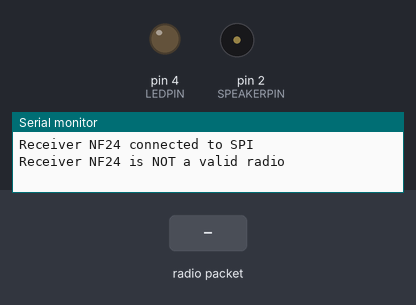
The sketch below on a simulated Arduino Uno, built with avr-gcc and run on an emulated ATmega328P. Shown: output pins drawn as LEDs (lit = HIGH), buzzer (waves = sounding), the last lines printed to the serial monitor. Inputs (shaded band) come from the test bench. No radio packets arrive unless stated.

Above: at 1.2 s.
1.3 s: radio packet "1" arrives
At 2.3 s:
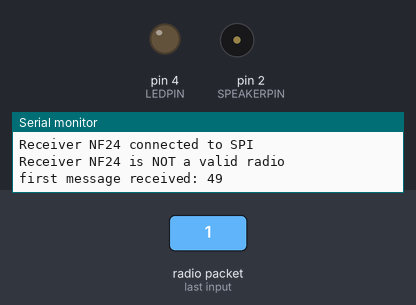
2.8 s: radio packet "0" arrives
At 6.86 s:
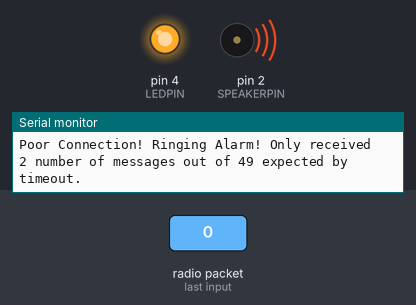
Timing chart, 0 to 9.8 s (numbered marks = the images above; inputs shaded):
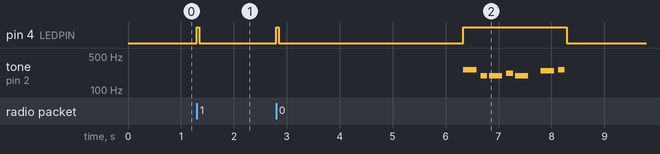

Measured:
- after the input at 1.3 s, pin 4 (LEDPIN): LOW → HIGH at once, → LOW 0.05 s later
- by itself, tone on pin 2 (SPEAKERPIN): plays 262 Hz for 0.25 s, 196 Hz for 0.13 s, 196 Hz for 0.25 s, 220 Hz for 0.13 s, 196 Hz for 0.25 s, 247 Hz for 0.25 s … (7 notes in this stretch)

The sketch:

RF_Receiver.ino
```cpp
#include "Arduino.h"
#include <RF24.h>
#include <SPI.h>
#include <nRF24L01.h>
#include <printf.h>
#include "pitches.h"

// Some of the code used here can be found in this tutorial:
// https://howtomechatronics.com/tutorials/arduino/arduino-wireless-communication-nrf24l01-tutorial/

// pin constants
int const LEDPIN = 4;
int const SPEAKERPIN = 2;

// change to 8 if using full alarm
const int number_of_notes = 8;

int melody[] = {
  NOTE_C4, NOTE_G3
};

int melody2[] = {
  NOTE_C4, NOTE_G3, NOTE_G3, NOTE_A3, NOTE_G3, 0, NOTE_B3, NOTE_C4
};

int noteDurations[] = {
  4, 8
};

int noteDurations2[] = {
  4, 8, 4, 8, 4, 8, 4, 8
};

RF24 radio(7,8); //CE, CNS
// const byte addresses[][6] = {"00001","00002"};
const byte address[5] = {'R','x','A','A','A'};

void setup() {
  // put your setup code here, to run once:
  Serial.begin(9600);
  // establish pin outmodes
  pinMode(LEDPIN,OUTPUT);
  pinMode(SPEAKERPIN,OUTPUT);
  // set up the radio
  radio.begin();
  // close reading pipes that may have been used previously
  radio.closeReadingPipe(0);
  radio.closeReadingPipe(1);
  // setup printf
  printf_begin();
  // check SPI bus connection
  if (radio.isChipConnected())
    Serial.println("Receiver NF24 connected to SPI");
  else {
    Serial.println("Receiver NF24 is NOT connected to SPI");
  }
  // set channel and open writing/reading pipes
  radio.setChannel(76);
  // write to N/A
  // radio.openWritingPipe(addresses[1]); // 00002
  // receive on RxAAA
  radio.openReadingPipe(1, address); // 00001
  // set radio transmission power and data rate
  radio.setPALevel(RF24_PA_MIN);
  radio.setDataRate(RF24_250KBPS);
  // set radio to receive
  radio.startListening();
  // check radio is valid
  if (radio.isValid())
    Serial.println("Receiver NF24 is a valid radio");
  else {
    Serial.println("Receiver NF24 is NOT a valid radio");
  }
  // print debugging information
  radio.printPrettyDetails();
}

void loop() {
  // put your main code here, to run repeatedly:
  // debug:
  // PLAYALARM();
  // delay(5000);
  // RECEIVE_MESSAGE();

  // Receive_Protocol: with timeout of 10 seconds
  bool alarm = RECEIVE_PROTOCOL(5*1000,50);
  // Serial.println(alarm);
  // if alarm is true, then ring
  if(alarm)
  {
    PLAYALARM();
    alarm = false;
  }

}


void RECEIVE_MESSAGE()
{
  char text[32] = "";
  // start listening
  // check if radio avaliable
  if(radio.available())
  {
    Serial.println("Radio Avaliable");
    radio.read(&text, sizeof(text));
    Serial.print("Received: ");
    Serial.println(text);
    PLAYALARM();
  }
  else if(millis()%5000==0)
  {
    Serial.println("No Messages");
    delay(1);
  }
}

bool RECEIVE_PROTOCOL(int timeout,int LED_delay)
{
  // with a timeout failsafe
  // check for the first integer n message
  if(radio.available())
  {
    unsigned long start_time = millis();
    int n;
    // count the first one as 1 received
    int count = 1;
    radio.read(&n, sizeof(n));
    Serial.print("first message received: ");
    Serial.println(n);
    LED_FLASH(LED_delay);
    // wait for timeout or until messages have been received
    while(true)
    {
      int message;
      if (radio.available())
      {
        // here the message doesn't matter, just that we got something
        count++;
        radio.read(&message, sizeof(message));
        Serial.print("follow up message received: #");
        Serial.println(count);
        LED_FLASH(LED_delay);
      }

      // if time out reached, breakout/return false
      if ((millis() - start_time) > timeout)
      {
        // check if count is a majority of n messages
        if (count > n/2)
        {
          Serial.print("Connection good! Received ");
          Serial.print(count);
          Serial.print(" number of messages out of ");
          Serial.print(n);
          Serial.println(" expected.");
          return false;
        }
        else
        {
          //
          Serial.print("Poor Connection! Ringing Alarm! Only received ");
          Serial.print(count);
          Serial.print(" number of messages out of ");
          Serial.print(n);
          Serial.println(" expected by timeout.");
          return true;
        }
      }
    }
  }
  // else
  // {
  //   // no radio initiated return false
  //   if(millis()%5000==0)
  //   {
  //     Serial.println("No Messages.");
  //     delay(50);
  //   }
  //   return false;
  // }
}

// turns the LED on and waits for a set delay
void LED_ON(int delay_time)
{
  digitalWrite(LEDPIN,HIGH);
  delay(delay_time);
}

//turns the LED off and waits for set delay
void LED_OFF(int delay_time)
{
  digitalWrite(LEDPIN,LOW);
  delay(delay_time);
}

// flashes the LED on and off for delay_time
void LED_FLASH(int delay_time)
{
  LED_ON(delay_time);
  LED_OFF(delay_time);
}

// sounds the alarm, alarm is set in globals
void PLAYALARM()
{
  LED_ON(1);
  for (int thisNote = 0; thisNote < number_of_notes; thisNote++) {
    // to calculate the note duration, take one second divided by the note type.
    //e.g. quarter note = 1000 / 4, eighth note = 1000/8, etc.
    int noteDuration = 1000 / noteDurations2[thisNote];
    tone(SPEAKERPIN, melody2[thisNote], noteDuration);

    // to distinguish the notes, set a minimum time between them.
    // the note's duration + 30% seems to work well:
    int pauseBetweenNotes = noteDuration * 1.30;

    delay(pauseBetweenNotes);

    // stop the tone playing:
    noTone(SPEAKERPIN);
  }
  LED_OFF(1);
}
```

pitches.h
```cpp
/*************************************************

 * Public Constants

 *************************************************/
// code taken from https://docs.arduino.cc/learn/programming/audio/
#define NOTE_B0  31
#define NOTE_C1  33
#define NOTE_CS1 35
#define NOTE_D1  37
#define NOTE_DS1 39
#define NOTE_E1  41
#define NOTE_F1  44
#define NOTE_FS1 46
#define NOTE_G1  49
#define NOTE_GS1 52
#define NOTE_A1  55
#define NOTE_AS1 58
#define NOTE_B1  62
#define NOTE_C2  65
#define NOTE_CS2 69
#define NOTE_D2  73
#define NOTE_DS2 78
#define NOTE_E2  82
#define NOTE_F2  87
#define NOTE_FS2 93
#define NOTE_G2  98
#define NOTE_GS2 104
#define NOTE_A2  110
#define NOTE_AS2 117
#define NOTE_B2  123
#define NOTE_C3  131
#define NOTE_CS3 139
#define NOTE_D3  147
#define NOTE_DS3 156
#define NOTE_E3  165
#define NOTE_F3  175
#define NOTE_FS3 185
#define NOTE_G3  196
#define NOTE_GS3 208
#define NOTE_A3  220
#define NOTE_AS3 233
#define NOTE_B3  247
#define NOTE_C4  262
#define NOTE_CS4 277
#define NOTE_D4  294
#define NOTE_DS4 311
#define NOTE_E4  330
#define NOTE_F4  349
#define NOTE_FS4 370
#define NOTE_G4  392
#define NOTE_GS4 415
#define NOTE_A4  440
#define NOTE_AS4 466
#define NOTE_B4  494
#define NOTE_C5  523
#define NOTE_CS5 554
#define NOTE_D5  587
#define NOTE_DS5 622
#define NOTE_E5  659
#define NOTE_F5  698
#define NOTE_FS5 740
#define NOTE_G5  784
#define NOTE_GS5 831
#define NOTE_A5  880
#define NOTE_AS5 932
#define NOTE_B5  988
#define NOTE_C6  1047
#define NOTE_CS6 1109
#define NOTE_D6  1175
#define NOTE_DS6 1245
#define NOTE_E6  1319
#define NOTE_F6  1397
#define NOTE_FS6 1480
#define NOTE_G6  1568
#define NOTE_GS6 1661
#define NOTE_A6  1760
#define NOTE_AS6 1865
#define NOTE_B6  1976
#define NOTE_C7  2093
#define NOTE_CS7 2217
#define NOTE_D7  2349
#define NOTE_DS7 2489
#define NOTE_E7  2637
#define NOTE_F7  2794
#define NOTE_FS7 2960
#define NOTE_G7  3136
#define NOTE_GS7 3322
#define NOTE_A7  3520
#define NOTE_AS7 3729
#define NOTE_B7  3951
#define NOTE_C8  4186
#define NOTE_CS8 4435
#define NOTE_D8  4699
#define NOTE_DS8 4978
```
